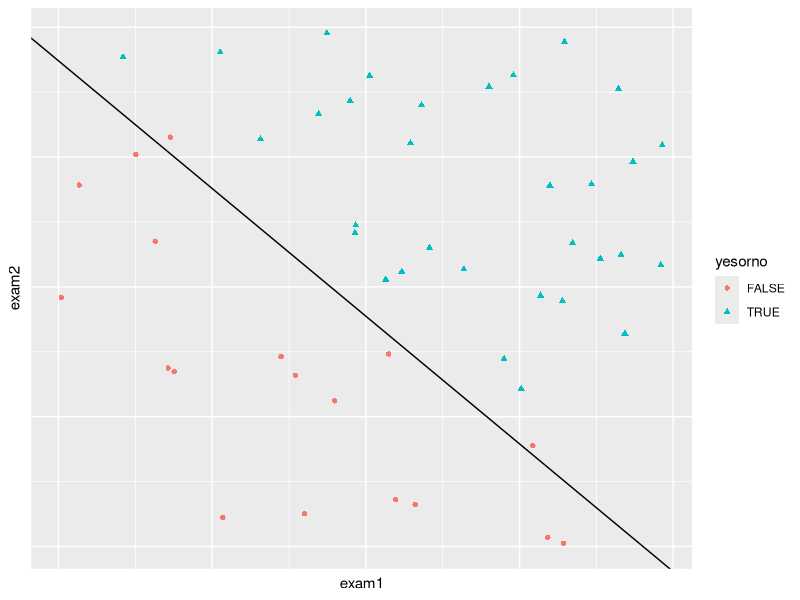

Write R code to recreate this figure.
#!/usr/bin/Rscript --vanilla



# workspace cleanup
rm(list=ls())

# options
options(echo=TRUE)
options(stringsAsFactors=FALSE)


library(dplyr)
library(ggplot2)


#training <- read.csv("./second.csv") %>%
#training <- read.csv("./acceptance.csv", colClasses="numeric") %>%
training <- read.csv("./atester.csv") %>%
  mutate(yesorno=admitted==1)




mod <- glm(training$admitted ~ training$exam1 + training$exam2,
           family="binomial")

#mslope <- coef(mod)[2]/(-coef(mod)[3])
#mintercept <- coef(mod)[1]/(-coef(mod)[3]) 

mslope <- 4.268732 / -4.340145
mintercept <- -40.591103 / -4.340145


ggplot(training, aes(x=exam1, y=exam2, shape=yesorno, color=yesorno)) +
  geom_point() +
  theme(axis.text.x = element_blank(),
        axis.text.y = element_blank(),
        axis.ticks=element_blank()) +
  geom_abline(intercept = mintercept, slope = mslope)


